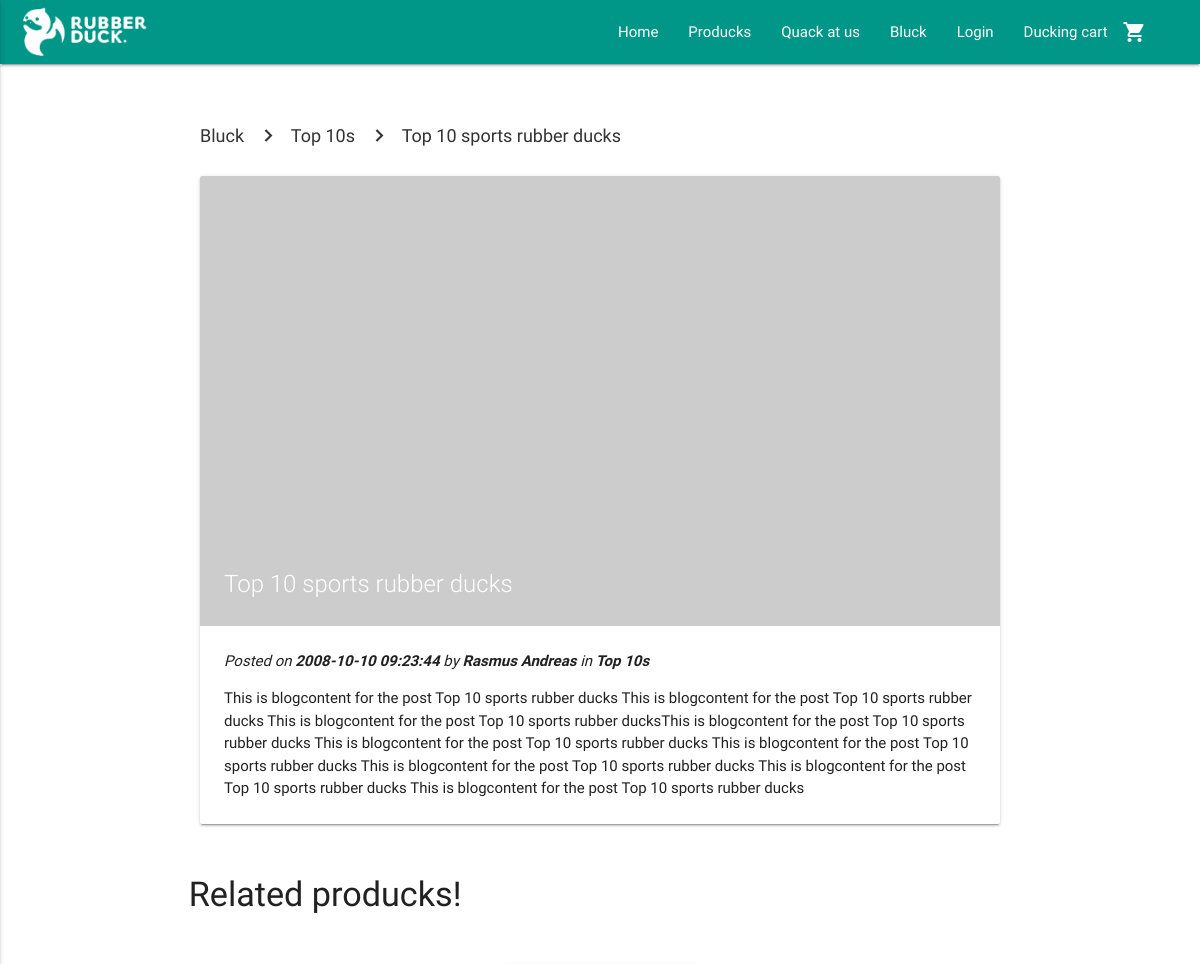
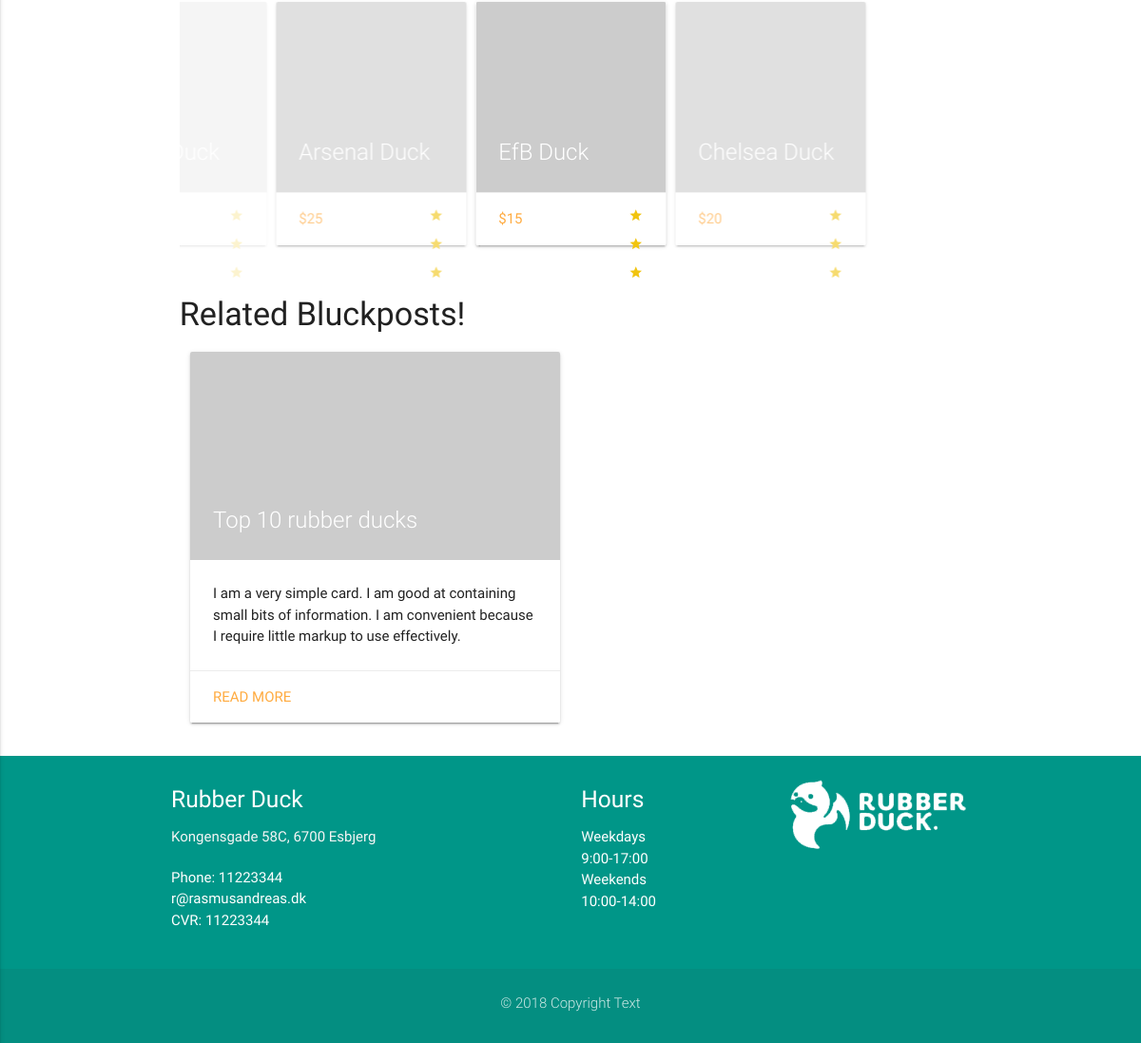
Screenshot of /view/post.php?post=2 with the database file from the repository (2 pictures, top to bottom).
### tables this page shows
CREATE TABLE BasicPageInfo (
  CVR int NOT NULL PRIMARY KEY,
  LogoURL varchar(255) NOT NULL,
  ShopName varchar(255) NOT NULL,
  AboutUsText TEXT NULL,
  Email varchar(255) NULL,
  Phone int NULL,
  Street varchar(255) NULL,
  HouseNumber varchar(255) NULL,
  StripeToken varchar(255) NULL,
  ProductsSeoTitle varchar(255) NULL,
  ProductsMetaDescription varchar(255) NULL,
  BlogSeoTitle varchar(255) NULL,
  BlogMetaDescription varchar(255) NULL,
  ContactSeoTitle varchar(255) NULL,
  ContactMetaDescription varchar(255) NULL,
  HomeSeoTitle varchar(255) NULL,
  HomeMetaDescription varchar(255) NULL,
  ZipCode int(20) NOT NULL  
);

CREATE TABLE BlogCategory (
  BlogCategoryID int AUTO_INCREMENT NOT NULL PRIMARY KEY,
  CategoryName varchar(255) NOT NULL,
  Description TEXT NULL,
  SeoTitle varchar(255) NULL,
  MetaDescription varchar(255) NULL
);

CREATE TABLE BlogPost (
  BlogPostID int AUTO_INCREMENT NOT NULL PRIMARY KEY,
  Title varchar(255) NOT NULL,
  SeoTitle varchar(255) NULL,
  MetaDescription varchar(255) NULL,
  BlogContent TEXT NOT NULL,
  BlogDate TIMESTAMP NOT NULL,
  UserEmail varchar(255) NOT NULL,  
  BlogCategoryID int(20) NOT NULL,  
  RelatedProducts int NULL  
);

CREATE TABLE User (
  UserEmail varchar(255) NOT NULL PRIMARY KEY,
  Password varchar(255) NOT NULL,
  FirstName varchar(255) NOT NULL,
  LastName varchar(255) NOT NULL,
  ResetKey varchar(255) NULL,
  AccessLevel int NOT NULL
);

CREATE TABLE Product (
  ItemNumber varchar(255) NOT NULL PRIMARY KEY,
  ProductName varchar(255) NOT NULL,
  StockStatus int NOT NULL,
  ShortDescription varchar(255) NOT NULL,
  LongDescription TEXT NOT NULL,
  Price FLOAT(2) NOT NULL,
  OfferPrice FLOAT(2) NULL,
  SeoTitle varchar(255) NULL,
  MetaDescription varchar(255) NULL,
  ProductStatus boolean NOT NULL,
  CreationDate DATE NOT NULL,
  UserEmail varchar(255) NOT NULL,  
  ProductCategoryID int NOT NULL  
);

CREATE TABLE ZipCode (
    ZipCode int(20) NOT NULL PRIMARY KEY,
    City varchar(255)
);

CREATE TABLE Hours (
  HoursID int AUTO_INCREMENT NOT NULL PRIMARY KEY,
  Open varchar(255) NOT NULL,
  Close varchar(255) NOT NULL,
  Day varchar(255) NULL
);

### model/contactDAO.php (called while the page is built, shortened)
<?php
require_once('../includes/connection.php');
    function getPageInfo() {
    global $connection;
        $pageInfo = mysqli_query($connection, "SELECT BasicPageInfo.* , ZipCode.City FROM `BasicPageInfo` INNER JOIN ZipCode ON ZipCode.ZipCode = BasicPageInfo.ZipCode");
        $row = mysqli_fetch_assoc($pageInfo);
        return $row;
    }
    function getHours() {
    global $connection;
        $hours = mysqli_query($connection, "SELECT * FROM Hours");
        return $hours;
    }

### includes/loginCustomer/session.php (called while the page is built, shortened)
<?php
	function logged_in() {
		return isset($_SESSION['CustomerEmail']);
	}
?>

### model/blogDAO.php (called while the page is built, shortened)
<?php
require_once('../includes/connection.php');
function getAllRelatedPosts($categoryID, $postID) {
  global $connection;
  $query = "SELECT * FROM `BlogPost` WHERE `BlogCategoryID` = $categoryID AND NOT BlogPostID = $postID";
  $blogResult = mysqli_query($connection, $query);
  return $blogResult;
}
function getPost($blogID) {
  global $connection;
  $query = "SELECT BlogPost.*, ImgGallery.ImgID, ImgGallery.URL FROM BlogPost LEFT JOIN BlogImg ON BlogImg.BlogPostID = BlogPost.BlogPostID LEFT JOIN ImgGallery ON ImgGallery.ImgID = BlogImg.ImgID WHERE BlogPost.BlogPostID = $blogID ORDER BY BlogImg.ImgID ASC";
  $result = mysqli_query($connection, $query);
  $row = mysqli_fetch_assoc($result);
  return $row;
}
function getBlogCategory($id) {
  global $connection;
  $prodCatResult = mysqli_query($connection, "SELECT * FROM `BlogCategory` WHERE BlogCategoryID = $id");
  $row = mysqli_fetch_assoc($prodCatResult);
  return $row;
}
function getAuthor($authorEmail) {
  global $connection;
  $query = "SELECT * FROM `User` WHERE UserEmail = '{$authorEmail}'";
  $result = mysqli_query($connection, $query);
  $row = mysqli_fetch_assoc($result);
  return $row;
}
?>

### model/productDAO.php (called while the page is built, shortened)
<?php
require_once("../includes/connection.php");
function getRelatedProducts($productCat) {
  global $connection;
  $query = "SELECT * FROM Product WHERE ProductCategoryID = $productCat AND ProductStatus = 1 LIMIT 5";
  $result = mysqli_query($connection, $query);
  return $result;
}

### view/post.php (the view, shortened to what this page needs)
<?php
require_once('../includes/header.php');
require_once("../model/blogDAO.php");
require_once("../model/productDAO.php");
$post = $_GET["post"];
$postData = getPost($post);
$related = getRelatedProducts($postData["RelatedProducts"]);
$breadcrumbCat = getBlogCategory($postData["BlogCategoryID"]);
$author = getAuthor($postData["UserEmail"]);
?>
  <div class="container post-container">
      <nav class="breadcrumb-nav">
        <div class="nav-wrapper">
          <div class="col s12">
            <a href="blog.php" class="breadcrumb">Bluck</a>
            <a href="blog.php?cat=<?php echo $postData["BlogCategoryID"]; ?>" class="breadcrumb"><?php echo $breadcrumbCat["CategoryName"]; ?></a>
            <a href="#!" class="breadcrumb"><?php echo $postData["Title"]; ?></a>
          </div>
        </div>
      </nav>
      <div class="row">
        <div class="col s12">
          <div class="card">
            <div class="card-image">
                <img src="<?php if($postData["URL"] != "") {
                    echo $postData["URL"];
                } else echo "http://via.placeholder.com/1920x1080"; ?>">
              <span class="card-title"><?php echo $postData["Title"]; ?></span>
            </div>
            <div class="card-content">
              <i>Posted on <b><?php echo $postData["BlogDate"]; ?></b> by <b><?php echo $author["FirstName"]; ?></b> in <b><?php echo $breadcrumbCat["CategoryName"]; ?></b></i>
              <p><?php echo $postData["BlogContent"]; ?></p>
            </div>
          </div>
        </div>
      </div>
      <div class="row">
        <?php if(isset($postData["RelatedProducts"])) { ?>
          <div class="carousel product-slider">
      			<h4>Related producks!</h4>
            <?php
              while($row = mysqli_fetch_array($related)) {
                ?>
                  <a class='carousel-item' href='product.php?item=<?php echo $row["ItemNumber"]; ?>'>
                      <div class='card'>
                        <div class='card-image'>
                          <img src='http://via.placeholder.com/400x400'>
                          <span class='card-title'><?php echo $row["ProductName"]; ?></span>
                        </div>
                        <div class='card-action'>
                          <p class='price'>$<?php echo $row["Price"]; ?></p>
                          <div class='stars right'>
                            <i class='material-icons tiny rated'>star</i>
                            <i class='material-icons tiny rated'>star</i>
                            <i class='material-icons tiny rated'>star</i>
                          </div>
                        </div>
                      </div>
                  </a>
                <?php
              }
            ?>
          </div>
        <?php } ?>
        <h4>Related Bluckposts!</h4>
        <?php
          $blogResult = getAllRelatedPosts($postData["BlogCategoryID"], $post);
          while($row = mysqli_fetch_array($blogResult)) {
            ?>
            <div class="col s12 m6">
              <div class="card">
                <div class="card-image">
                  <img src="http://via.placeholder.com/1920x1080">
                  <span class="card-title"><?php echo $row["Title"]; ?></span>
                </div>
                <div class="card-content">
                  <p>I am a very simple card. I am good at containing small bits of information.
                  I am convenient because I require little markup to use effectively.</p>
                </div>
                <div class="card-action">
                  <a href="post.php?post=<?php echo $row["BlogPostID"] ?>">Read more</a>
                </div>
              </div>
            </div>
          <?php
          }
        ?>
      </div>
  </div>
<?php require_once('../includes/footer.php') ?>

### includes/header.php (shortened to what this page needs)
<?php
require_once("../includes/connection.php");
require_once("../includes/loginCustomer/session.php");
require_once("../model/contactDAO.php");
$pageInfo = getPageInfo();
?>
<!DOCTYPE html>
  <html>
    <html lang="en">
    <head>
      <?php require_once("../includes/seo.php"); ?>
      <link type="text/css" rel="stylesheet" href="../css/materialize.min.css"  media="screen,projection"/>
      <link type="text/css" rel="stylesheet" href="../css/custom/custom.css" />
    </head>
    <body>
      <nav class="teal">
        <div class="nav-wrapper">
          <a href="../index.php" class="brand-logo"><img class="responsive-img" style="max-height: 64px!important; padding: 4px 0!important;" src="../<?php echo $pageInfo["LogoURL"]; ?>"></a>
          <ul class="right hide-on-med-and-down">
            <li><a href="../index.php">Home</a></li>
            <li><a href="products.php">Producks</a></li>
            <li><a href="contact.php">Quack at us</a></li>
            <li><a href="blog.php">Bluck</a></li>
            <?php
              if (logged_in() == true) {
            ?>
            <li><a class="dropdown-button" href="" data-activates="dropdown1"><?php echo $_SESSION["FirstName"]; ?><i class="material-icons right">arrow_drop_down</i></a></li>
            <?php
              } else {
            ?>
            <li><a href="login.php">Login</a></li>
            <?php
              }
            ?>
            <li><a href="cart.php">Ducking cart<i class="material-icons right">shopping_cart</i></a></li>
            <?php
              if(isset($_SESSION["cart"])) {
                $amountInCart = count($_SESSION["cart"]);
                if ($amountInCart > 0) {
                ?>
                  <li class="cartamount"><a class="cartamount"><?php echo $amountInCart; ?></a></li>
                <?php
                } else {
                  ?>
                    <li class="cartamount"><a class="cartamount" style="color: transparent;">0</a></li>
                  <?php
                }
              } else {
                ?>
                  <li class="cartamount"><a class="cartamount" style="color: transparent;">0</a></li>
                <?php
              }
            ?>
          </ul>
        </div>
      </nav>

### includes/footer.php (shortened to what this page needs)
<?php require_once ('../model/contactDAO.php');
$pageInfo = getPageInfo();
$hours = getHours();
?>
<footer class="page-footer teal">
      <div class="container">
        <div class="row">
          <div class="col s12 m4">
            <h5 class="white-text"><?php echo $pageInfo["ShopName"];?> </h5>
            <p class="grey-text text-lighten-4">
                <?php echo $pageInfo["Street"] . " " . $pageInfo["HouseNumber"] . ", " . $pageInfo["ZipCode"] . " " . $pageInfo["City"]; ?>
            </p>
              <p>
                Phone: <?php echo $pageInfo["Phone"] ?>
                <br>
                <?php echo $pageInfo["Email"] ?>
                <br>
                CVR: <?php echo $pageInfo["Phone"] ?></p>
          </div>
          <div class="col s12 m3 offset-m2">
            <h5 class="white-text">Hours</h5>
            <ul>
              <?php
              while ($row = mysqli_fetch_array($hours)) {
              ?>
              <li><?php echo $row["Day"] . "<br>" . $row["Open"] . "-" . $row["Close"]; ?></li>
              <?php
              }
              ?>
            </ul>
          </div>
          <div class="col s12 m3">
            <img class="responsive-img" src="../<?php echo $pageInfo["LogoURL"]; ?>">
          </div>
        </div>
      </div>
      <div class="footer-copyright">
        <div class="container">
          <p class="center">&copy; 2018 Copyright Text</p>
        </div>
      </div>
    </footer>
  </body>
</html>

### css/custom/custom.css (style rules this page uses)
body { position: relative; }
p { margin-bottom: 20px; }
nav .brand-logo { display: inline-block; padding-left: 20px; }
.brand-logo { display: block; margin-right: 20px; }
footer { margin: 0; }
.rated { color: #f1c40f; }
.price { color: #ffab40; -webkit-transition: color .3s ease; transition: color .3s ease; text-transform: uppercase; margin: 0 0 0 0; display: inline; }
.product-slider { width: 100%; max-width: 1200px; margin: 0 auto; }
.breadcrumb-nav { background: none; border: none; box-shadow: none; }
.breadcrumb-nav .breadcrumb { color: #333; }
.breadcrumb::before { color: #333; }
.post-container { margin-top: 40px; max-width: 800px; }
.post-container i { display: block; margin-bottom: 15px; }

### rows the page displays
basicpageinfo: LogoURL (picture), ShopName "Rubber Duck", Street "Kongensgade", HouseNumber "58C", ZipCode "6700", ZipCode.City "Esbjerg", Phone "11223344", Email "r@rasmusandreas.dk"
blogcategory: CategoryName "Top 10s"
blogpost: Title "Top 10 sports rubber ducks", BlogDate "2008-10-10 09:23:44", BlogContent "This is blogcontent for the post Top 10 sports rubber ducks This is blogcontent for the post Top 10 sports rubber ducks This is blogcontent for the post Top 10 sports rubber ducksThis is blogcontent for the post Top 10 sports rubber ducks This is blogcontent for the post Top 10 sports rubber ducks This is blogcontent for the post Top 10 sports rubber ducks This is blogcontent for the post Top 10 sports rubber ducks This is blogcontent for the post Top 10 sports rubber ducks This is blogcontent for the post Top 10 sports rubber ducks"
user: FirstName "Rasmus Andreas"
product: ProductName "EfB Duck", Price "15"
product: ProductName "Chelsea Duck", Price "20"
product: ProductName "Arsenal Duck", Price "25"
blogpost: Title "Top 10 rubber ducks"
hours: Day "Weekdays", Open "9:00", Close "17:00"
hours: Day "Weekends", Open "10:00", Close "14:00"
